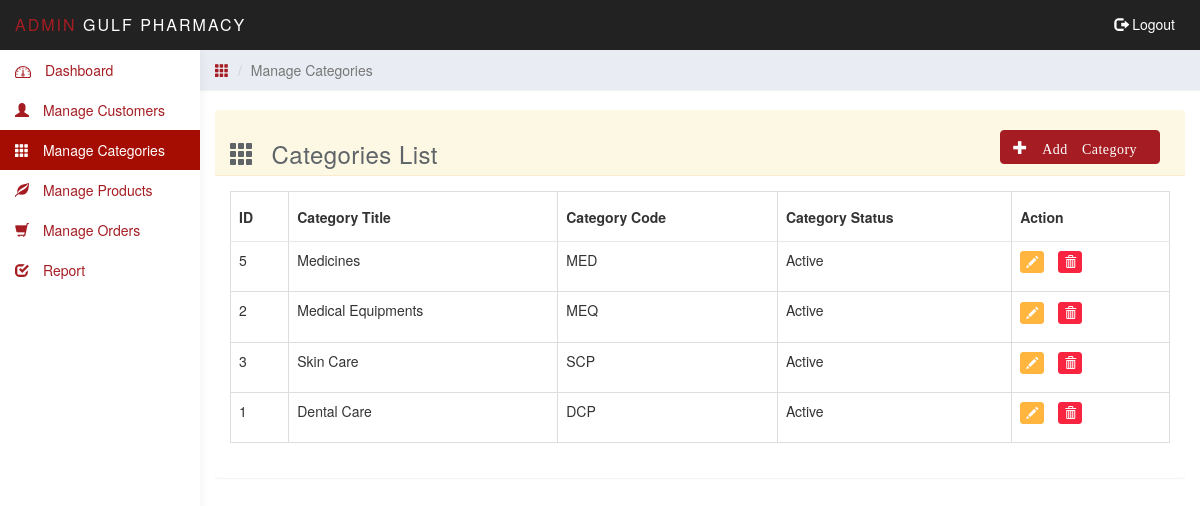
Screenshot of /admin/categories.php (signed in) with the database file from the repository.
### tables this page shows
CREATE TABLE `product_categories` (
  `id` int(11) NOT NULL,
  `category_code` varchar(10) NOT NULL,
  `category_name` varchar(255) NOT NULL,
  `is_active` tinyint(1) NOT NULL DEFAULT '1',
  `status` tinyint(4) NOT NULL,
  `label_color` varchar(50) NOT NULL,
  `created_date` datetime NOT NULL
);

### admin/categories.php (the view, shortened to what this page needs)
<?php require_once 'includes/header.php'; ?>
	<div class="col-sm-9 col-sm-offset-3 col-lg-10 col-lg-offset-2 main">
		<div class="row">
			<ol class="breadcrumb top-bar-margin">
				<li><a href="#"><span class="glyphicon glyphicon-th"></span> </a></li>
				<li class="active">Manage Categories</li>
			</ol>
		</div>
		<br>
		<div class="panel panel-warning">
	  	<div class="panel-heading">
	  		<a href="add_category.php" class="btn btn-primary pull-right" style="margin: 10px"><span class="glyphicon glyphicon-plus"> Add Category</span></a>
	  		<h3><span class="glyphicon glyphicon-th"></span> Categories List</h3>
	  		<div id="errorDiv" class="col-sm-8 col-sm-offset-2">
      </div>
      <div class="clearfix"></div>
	  	</div>
	  	<div class="panel-body">
	  		<table class="table table-bordered">
	  			<thead>
	  				<tr>
	  					<th>
	  						ID
	  					</th>
	  					<th>
	  						Category Title
	  					</th>
	  					<th>
	  						Category Code
	  					</th>
	  					<th>
	  						Category Status
	  					</th>
	  					<th>
	  						Action
	  					</th>
	  				</tr>
	  			</thead>
	  			<tbody>
  				<?php
  					$sql = "SELECT * FROM product_categories
  					WHERE status = 1
					ORDER BY created_date DESC";
  					$rs = mysqli_query($con, $sql);
					while ($row = mysqli_fetch_assoc($rs)){?>
		  			<tr>
						<td><?=$row['id'] ?></td>
						<td><?=ucwords($row['category_name']) ?></td>
						<td><?=$row['category_code'] ?></td>
						<td><?=$row['is_active'] ? 'Active' : 'In-Active' ?></td>
						<td>
						<ul class="list-inline">
							<li>
								<a href="edit_category.php?edit_id=<?=$row['id'] ?>" class="btn btn-warning btn-xs"><span class="glyphicon glyphicon-pencil"></span></a>
							</li>
							<li>
								<a href="?del_id=<?=$row['id'] ?>" class="btn btn-danger btn-xs"><span class="glyphicon glyphicon-trash"></span></a>
							</li>
						</ul>
						</td>
		  			</tr>
				<?php } ?>
	  			</tbody>
	  		</table>
	  	</div>
	  </div>
	</div>
</body>
</html>

### admin/css/styles.css (style rules this page uses)
a, a:hover, a:focus { color: #A51D23; }
h1, h2, h3, h4, h5, h6 { color: #5f6468; }
h3, h4 { font-weight: 300; }
.btn-primary, .btn-primary:hover, .btn-primary:focus, .btn-primary:active, .btn-primary.active, .open > .dropdown-toggle.btn-primary, .btn-primary.disabled, .btn-primary[disabled], fieldset[disabled] .btn-primary, .btn-primary.disabled:hover, .btn-primary[disabled]:hover, fieldset[disabled] .btn-primary:hover, .btn-primary.disabled:focus, .btn-primary[disabled]:focus, fieldset[disabled] .btn-primary:focus, .btn-primary.disabled:active, .btn-primary[disabled]:active, fieldset[disabled] .btn-primary:active, .btn-primary.disabled.active, .btn-primary[disabled].active, fieldset[disabled] .btn-primary.active { background-color: #A51D23; border-color: #A51D23; }
.btn-warning, .btn-warning:hover, .btn-warning:focus, .btn-warning:active, .btn-warning.active, .open > .dropdown-toggle.btn-warning, .btn-warning.disabled, .btn-warning[disabled], fieldset[disabled] .btn-warning, .btn-warning.disabled:hover, .btn-warning[disabled]:hover, fieldset[disabled] .btn-warning:hover, .btn-warning.disabled:focus, .btn-warning[disabled]:focus, fieldset[disabled] .btn-warning:focus, .btn-warning.disabled:active, .btn-warning[disabled]:active, fieldset[disabled] .btn-warning:active, .btn-warning.disabled.active, .btn-warning[disabled].active, fieldset[disabled] .btn-warning.active { background-color: #ffb53e; border-color: #ffb53e; }
.btn-danger, .btn-danger:hover, .btn-danger:focus, .btn-danger:active, .btn-danger.active, .open > .dropdown-toggle.btn-danger, .btn-danger.disabled, .btn-danger[disabled], fieldset[disabled] .btn-danger, .btn-danger.disabled:hover, .btn-danger[disabled]:hover, fieldset[disabled] .btn-danger:hover, .btn-danger.disabled:focus, .btn-danger[disabled]:focus, fieldset[disabled] .btn-danger:focus, .btn-danger.disabled:active, .btn-danger[disabled]:active, fieldset[disabled] .btn-danger:active, .btn-danger.disabled.active, .btn-danger[disabled].active, fieldset[disabled] .btn-danger.active { background-color: #f9243f; border-color: #f9243f; }
.panel { border: 0; }
.panel-heading { font-size: 18px; font-weight: 300; letter-spacing: 0.025em; height: 66px; line-height: 45px; }
.breadcrumb { border-radius: 0; padding: 10px 15px; background: #e9ecf2; box-shadow: 0 1px 1px rgba(0, 0, 0, .05); margin: 0 ; }
.top-bar-margin { margin-top:50px; }
.panel-heading .glyphicon { margin-right: 10px; }
.table { background: #fff; }
.table>thead>tr>th { border-bottom: 1px solid #e6e7e8; vertical-align: middle; height: 50px; }

### rows the page displays
product_categories: id "5", category_name "Medicines", category_code "MED", is_active "Active"
product_categories: id "2", category_name "Medical Equipments", category_code "MEQ", is_active "Active"
product_categories: id "3", category_name "Skin Care", category_code "SCP", is_active "Active"
product_categories: id "1", category_name "Dental Care", category_code "DCP", is_active "Active"

### other values shown
constant("SYSTEM_NAME") "GULF PHARMACY"
